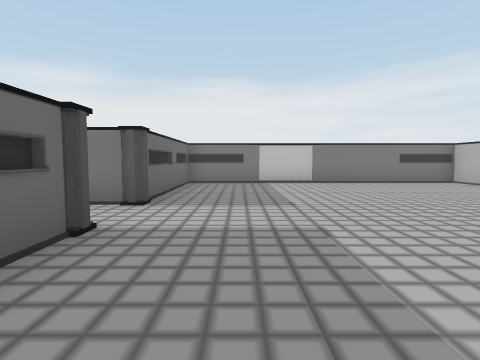
[1] (above)

18 first-person views from a walk through a scene from a Unity 3-D project. The camera is 1.3 m above the floor, tilts 4° down and sees 80° across. Doors are open. The floor is counted in squares, 1.8 m on a side. Each view is taken from the middle of a square. On the plan, view 1 faces up. The plan holds only what a view shows up to about 10 squares ahead; the rest is blank. The player character is not drawn.

[2]
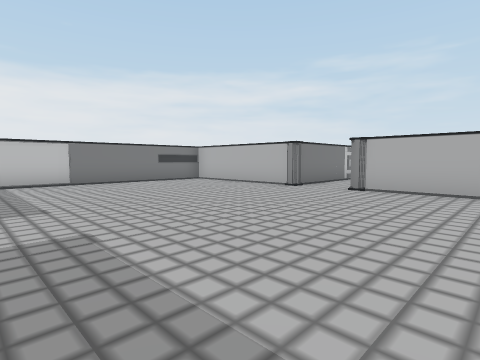

[3]
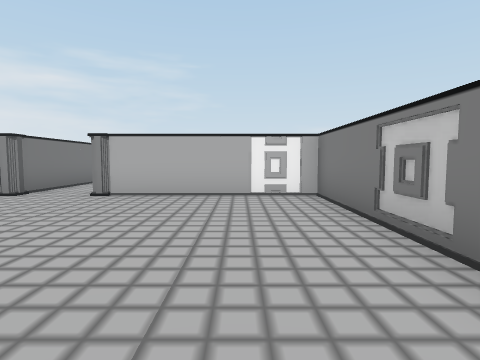

[4]
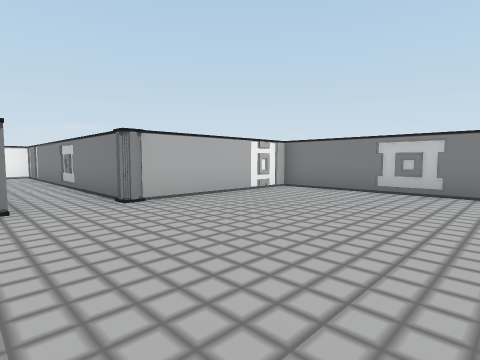

[5]
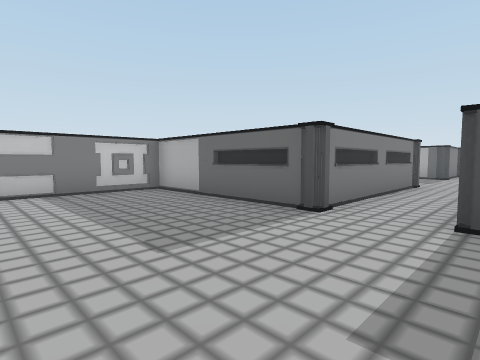

[6]
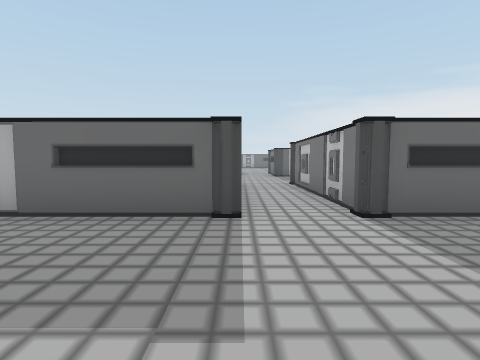

[7]
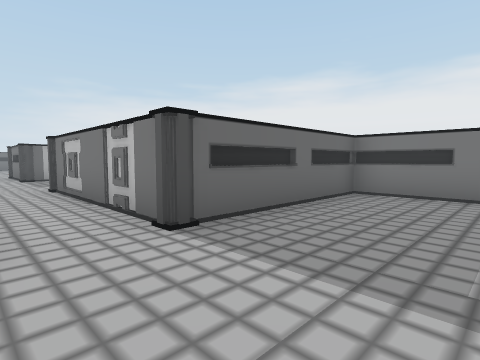

[8]
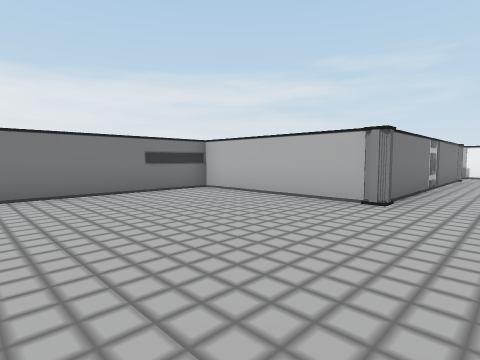

[9]
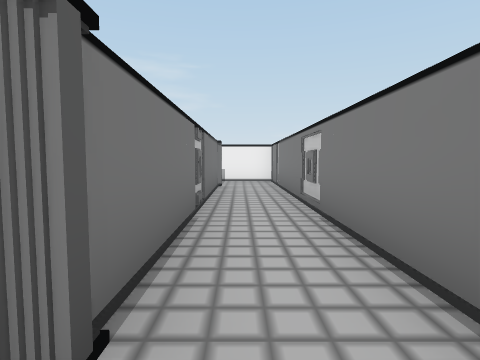

[10]
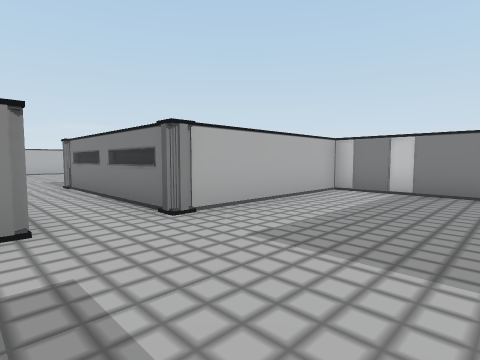

[11]
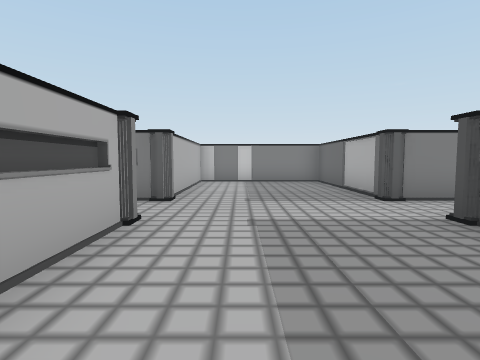

[12]
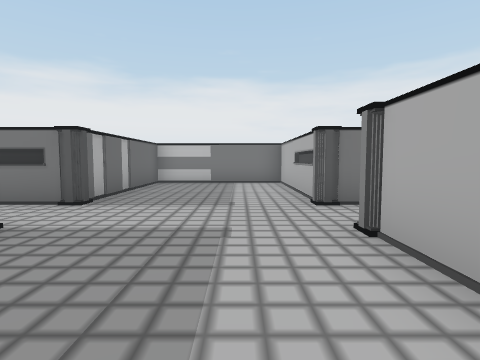

[13]
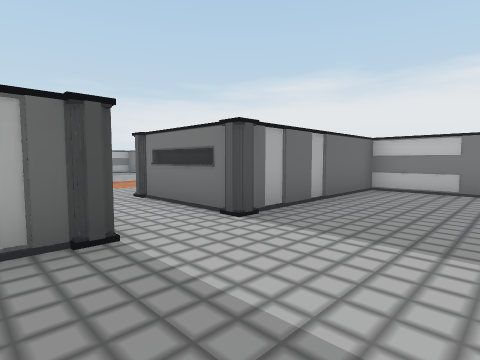

[14]
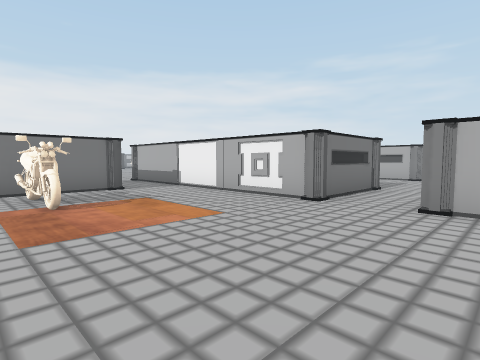

[15]
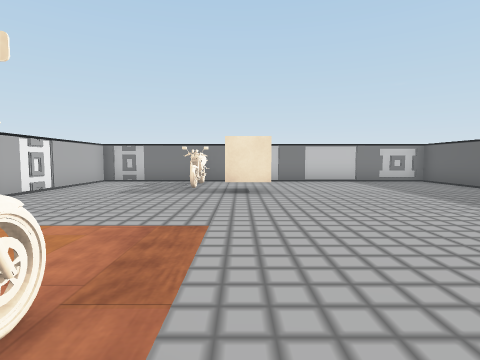

[16]
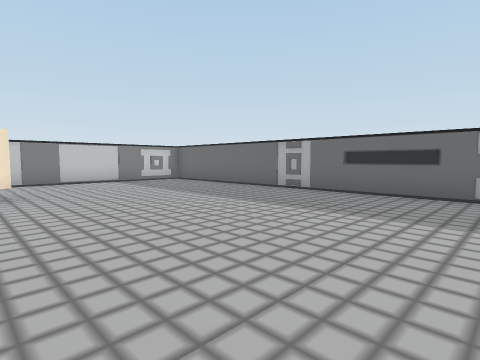

[17]
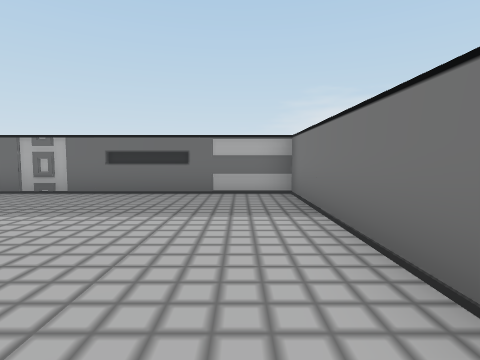

[18]
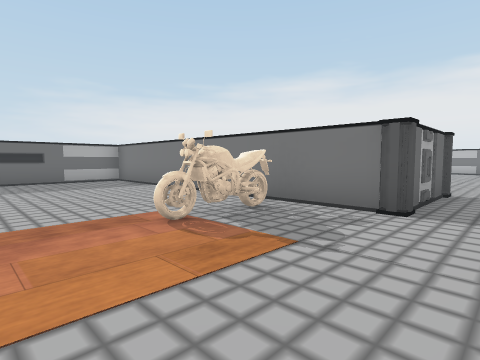

### Floor plan
Points are (right, up) in squares from view 1. A wall is a line through its corners. A room is listed if a view was taken in it or the views show most of it. See-through windows are left out.
Room 1 (views 1, 2, 3, 4, 5, 6, 7, 8, 9)
walls: (6.8, 4.6) (6.8, 9.1) (-1.6, 9.1) (-1.6, 4.6) (-6.7, 4.6); (-6.7, 2.9) (-1.6, 2.9) (-1.6, -1.6) (6.8, -1.6) (6.8, 2.9)
ways out: opening at (-7, 4) to room 2; open door at (8, 3.5) to room 4
Room 2 (views 10, 11, 12, 13)
walls: (-6.7, 4.6) (-6.7, 9.1) (-10.6, 9.1) (-10.6, 4.6) (-13.4, 4.6); (-11.9, 2.9) (-10.6, 2.9) (-10.6, -1.6) (-6.7, -1.6) (-6.7, 2.9)
ways out: opening at (-7, 4) to room 1; opening at (-13, 4) to room 3
Room 3 (views 14, 15, 16, 17, 18)
walls: (-13.4, 4.6) (-13.4, 11.6); (-17.5, -1.6) (-13.4, -1.6) (-13.4, 3.1); (-15.1, 12) (-15.1, 9.1) (-24.1, 9.1) (-24.1, -1.6) (-19, -1.6)
ways out: opening at (-13, 4) to room 2; opening at (-14.5, 12.5)
objects: cube (-18, 1); other object (-17, -1) to (-17, 0); other object (-17, 7) to (-17, 8)
Room 4 (no view inside)
walls: (6.8, 2.9) (12.9, 2.9); (14.1, 4.6) (6.8, 4.6)
ways out: open door at (8, 3.5) to room 1; open door at (13, 3.5)

Where each view was taken, in squares from view 1:
view 1: 0 up, 0 right, facing up
view 2: 0 up, 0 right, facing up-right
view 3: 0 up, 1 right, facing right
view 4: 5 up, 2 right, facing down-right
view 5: 5 up, 2 right, facing down-left
view 6: 3 up, 2 right, facing left
view 7: 3 up, 1 right, facing up-left
view 8: 3 up, 2 right, facing up-right
view 9: 4 up, 6 right, facing right
view 10: 5 up, 10 left, facing down-right
view 11: 8 up, 8 left, facing down
view 12: 0 up, 8 left, facing up
view 13: 2 up, 8 left, facing up-left
view 14: 2 up, 18 left, facing up-right
view 15: 8 up, 18 left, facing down
view 16: 8 up, 18 left, facing down-left
view 17: 8 up, 18 left, facing left
view 18: 5 up, 14 left, facing up-left
